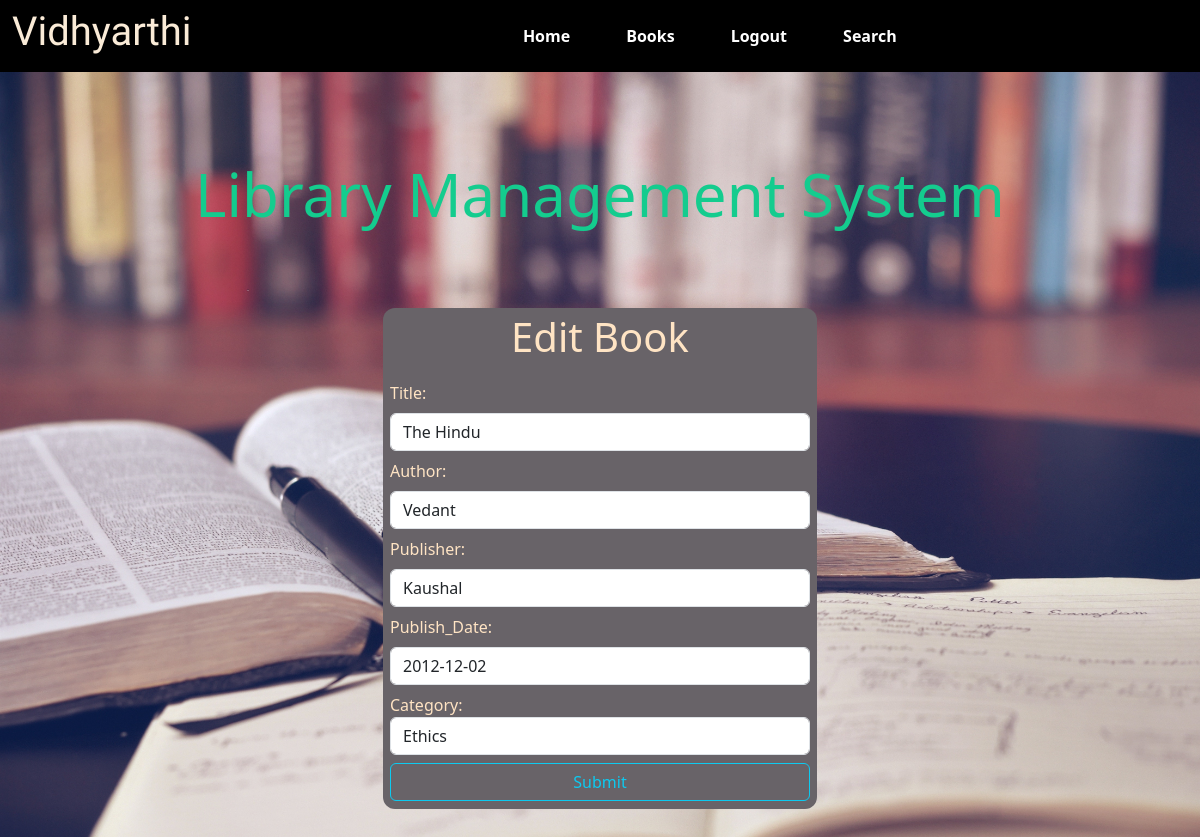
Screenshot of /editbook/12 (signed in) with the database file from the repository.
### book/models.py (models this page shows)
class book(models.Model):
    title=models.CharField(max_length=70)
    author=models.CharField(max_length=70)
    publisher=models.CharField(max_length=70)
    publish_date=models.DateField()
    category=models.CharField(max_length=70)

### book/views.py (the view)
# urls.py: path('editbook/<int:id>',book_views.edit_book,name='editbook'),
def edit_book(request, id):
    if request.user.is_authenticated:
        if request.method == 'POST':
            pi = book.objects.get(pk=id)
            fm = book_form(request.POST, instance=pi)
            if fm.is_valid():
                fm.save()
                messages.success(request, 'Book Update Successfully')
                return redirect('/showbook/')
        else:
            pi = book.objects.get(pk=id)
            fm = book_form(instance=pi)
        return render(request, 'book/editbook.html', {'books': fm})
    else:
        return redirect('/login/')

### book/forms.py
class book_form(forms.ModelForm):
    class Meta:
        model=book
        fields=['title','author','publisher','publish_date','category']
        labels={'title':'Title','author':'Author','publisher':'Publisher','publish_date':'Publish_Date','category':'Category'}
        Choice=(
            ('Select','select'),
            ('Programming','Programming'),
            ('Ethics','Ethics'),
            ('Calculus','Calculus'),
            ('Social','Social'),
            ('Business','Business'),
            ('English literature','English Literature'),
            ('Hindi literature','Hindi Literature'),
        )
        widgets={
            'title':forms.TextInput(attrs={'class':'form-control title','placeholder':'Title'}),
            'author':forms.TextInput(attrs={'class':'form-control author','placeholder':'author'}),
            'publisher':forms.TextInput(attrs={'class':'form-control publisher','placeholder':'publisher'}),
            'publish_date':forms.DateInput(attrs={'class':'form-control publish_date ','placeholder':'dd/mm/yyyy'}),
            'category':forms.Select(choices=Choice, attrs={'class':'form-control category','placeholder':'category'}),
        }

### book/templates/book/editbook.html (shortened to what this page needs)
{% extends 'student/base.html' %}
{% load static %}
{% block style %}
<link rel="stylesheet" href="{% static 'book/css/styleadd.css' %}">
{% endblock style %}
{% block content %}
<div class="col-sm-12 menu">
  <div>
    <h1 class="lib">Library Management System</h1>
  </div>
<div class="main ">
  <div>
    <h1 class="sign">Edit Book</h1>
  </div>
  <div>
    <form action="" method="POST" novalidate>
      {% for fm in books %}
      <div class="form-group">
        {{fm.label_tag}}
        {{fm}}
      </div>
      {% endfor %}
      <button type="submit" class="btn btn-outline-info form-control mt-2">Submit</button>
    </form>
  </div>
</div>
</div>
{% endblock content %}

### book/static/book/css/styleadd.css (style rules this page uses)
body { background: url(book1.jpg); background-size: cover; color: bisque; }
.menu { display: flex; justify-content: center; align-content: center; align-items: center; flex-direction: column; }
.lib { margin-top: 70px; font-size: 60px; color: rgb(20, 204, 142); }
.sign { margin-top: 5px; padding-bottom: 12px; }
.main { margin-top: 70px; padding:0 7px 8px 7px; display: flex; justify-content: center; align-items: center; flex-direction: column; background-color: rgb(104, 99, 104); border-radius: 12px; box-sizing: border-box; margin-bottom: 130px; }
form { width: 35vw; }
input { margin:8px 0; background:transparent ; }

### rows the page displays
book: books "The Hindu" "Vedant" "Kaushal" "2012-12-02" "Ethics"

### other values shown
{{ fm.label_tag }} "Title:" "Author:" "Publisher:" "Publish_Date:" "Category:"
